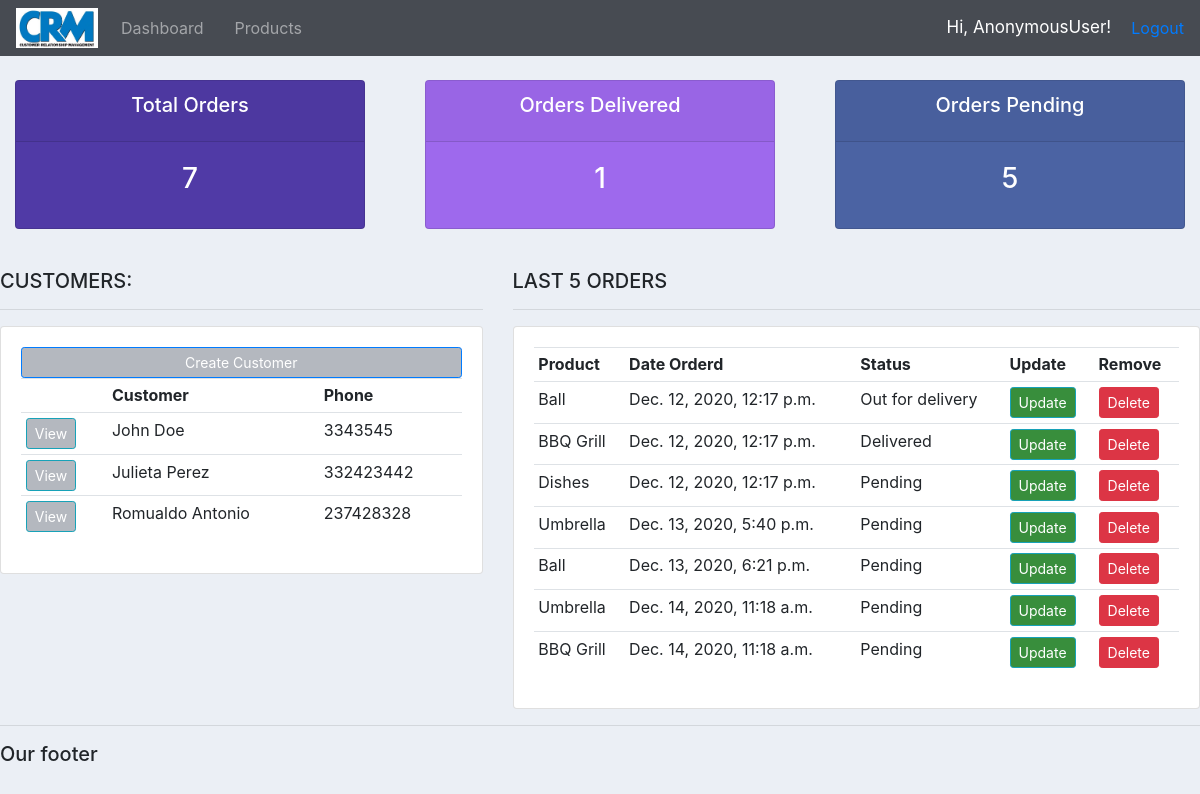
The page / on the database its author committed.
### accounts/models.py (models this page shows, shortened)
class Customer(models.Model):
    name = models.CharField(max_length=64, null=True)
    phone = models.CharField(max_length=64, null=True)
    email = models.CharField(max_length=64, null=True)
    date_created = models.DateTimeField(auto_now_add=True, null=True)

class Order(models.Model):
    STATUS = (
        ('Pending', 'Pending'),
        ('Out for delivery', 'Out for delivery'),
        ('Delivered', 'Delivered'),
    )
    customer = models.ForeignKey(Customer, null=True, on_delete=models.SET_NULL)
    product = models.ForeignKey(Product, null=True, on_delete=models.SET_NULL)
    date_created = models.DateTimeField(auto_now_add=True, null=True)
    status = models.CharField(max_length=64, null=True, choices=STATUS)
    note = models.CharField(max_length=1000, null=True)

class Product(models.Model):
    CATEGORY = (
        ('Indoor', 'Indoor'),
        ('Outdoor', 'Outdoor')
    )
    name = models.CharField(max_length=64, null=True)
    price = models.FloatField(null=True)
    category = models.CharField(max_length=64, null=True, choices=CATEGORY)
    description = models.CharField(max_length=200, null=True, blank=True)
    date_created = models.DateTimeField(auto_now_add=True, null=True)
    tags = models.ManyToManyField(Tag)
    def __str__(self):
        return self.name

### accounts/views.py (the view)
# urls.py: path('', views.home, name="home"),
def home(request):
    orders = Order.objects.all()
    customers = Customer.objects.all()
    total_orders = orders.count()
    total_customers = customers.count()
    delivered = orders.filter(status='Delivered').count()
    pending = orders.filter(status='Pending').count()
    context = {'orders':orders,'customers':customers,
               'total_orders':total_orders, 'delivered':delivered,
               'pending':pending}
    return render(request, 'accounts/dashboard.html', context)

### accounts/templates/accounts/dashboard.html (shortened to what this page needs)
{% extends "accounts/main.html" %}
{% block content %}
{% include "accounts/status.html" %}
<br>
<div class="row">
	<div class="col-md-5">
		<h5>CUSTOMERS:</h5>
		<hr>
		<div class="card card-body">
			<a id="custom_btn1" class="btn btn-primary  btn-sm btn-block" href="">Create Customer</a>
			<table class="table table-sm">
				<tr>
					<th></th>
					<th>Customer</th>
					<th>Phone</th>
				</tr>
				{% for customer in customers %}
					<tr>
						<td><a id="custom_btn2" class="btn btn-sm btn-info" href="{% url 'accounts:customers' customer.id  %}">View</a></td>
						<td>{{customer.name}}</td>
						<td>{{customer.phone}}</td>
					</tr>
				{% endfor %}
			</table>
		</div>
	</div>
	<div class="col-md-7">
		<h5>LAST 5 ORDERS</h5>
		<hr>
		<div class="card card-body">
			<table class="table table-sm">
				<tr>
					<th>Product</th>
					<th>Date Orderd</th>
					<th>Status</th>
					<th>Update</th>
					<th>Remove</th>
				</tr>
				{% for order in orders %}
					<tr>
						<td>{{order.product}}</td>
						<td>{{order.date_created}}</td>
						<td>{{order.status}}</td>
						<td><a id="custom_btn3" class="btn btn-sm btn-info" href="{% url 'accounts:update_order' order.id %}">Update</a></td>
						<td><a class="btn btn-sm btn-danger" href="{% url 'accounts:delete_order' order.id %}">Delete</a></td>
					</tr>
				{% endfor %}
			</table>
		</div>
	</div>
</div>
{% endblock %}

### static/css/main.css (style rules this page uses)
body { background-color: #ebeff5; }

### accounts/templates/accounts/dashboard.html (style rules this page uses)
#custom_btn1 { background-color: #b4b8bf; }
#custom_btn2 { background-color: #b4b8bf; }
#custom_btn3 { background-color: #388e3c; }

### rows shown on the page
Customer: name "John Doe", phone "3343545"
Customer: name "Julieta Perez", phone "332423442"
Customer: name "Romualdo Antonio", phone "237428328"
Order: product "Ball", date_created "Dec. 12, 2020, 12:17 p.m.", status "Out for delivery"
Order: product "BBQ Grill", date_created "Dec. 12, 2020, 12:17 p.m.", status "Delivered"
Order: product "Dishes", date_created "Dec. 12, 2020, 12:17 p.m.", status "Pending"
Order: product "Umbrella", date_created "Dec. 13, 2020, 5:40 p.m.", status "Pending"
Order: product "Ball", date_created "Dec. 13, 2020, 6:21 p.m.", status "Pending"
Order: product "Umbrella", date_created "Dec. 14, 2020, 11:18 a.m.", status "Pending"
Order: product "BBQ Grill", date_created "Dec. 14, 2020, 11:18 a.m.", status "Pending"

### other values the page prints
{{ request.user }} "AnonymousUser"
{{ total_orders }} "7"
{{ delivered }} "1"
{{ pending }} "5"
